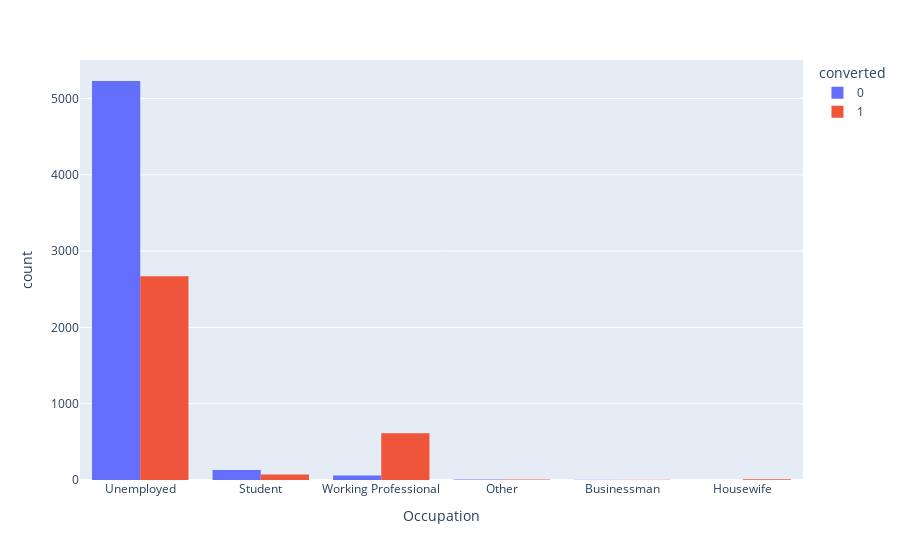

This figure's notebook cell:
### Markdown cell above
### Visualizing Occupation

### Code cell
# Visualizing count of Occupation based on Converted value
fig1=px.histogram(df, x='occupation', color='converted', barmode='group',hover_data=df.columns,labels={'occupation': 'Occupation'})
fig1.show()

### Figure 1 — Plotly figure (JSON) as saved in the notebook; plotly's stock layout.template omitted (floating-point values rounded to 4 significant figures; data arrays with more than 128 entries replaced by an {"elided": "..."} marker saying what was removed)
{"data": [{"alignmentgroup": "True", "bingroup": "x", "hovertemplate": "converted=0<br>Occupation=%{x}<br>count=%{y}<extra></extra>", "legendgroup": "0", "marker": {"color": "#636efa", "pattern": {"shape": ""}}, "name": "0", "offsetgroup": "0", "orientation": "v", "showlegend": true, "type": "histogram", "x": {"elided": "5427 str values"}, "xaxis": "x", "yaxis": "y"}, {"alignmentgroup": "True", "bingroup": "x", "hovertemplate": "converted=1<br>Occupation=%{x}<br>count=%{y}<extra></extra>", "legendgroup": "1", "marker": {"color": "#EF553B", "pattern": {"shape": ""}}, "name": "1", "offsetgroup": "1", "orientation": "v", "showlegend": true, "type": "histogram", "x": {"elided": "3377 str values"}, "xaxis": "x", "yaxis": "y"}], "layout": {"barmode": "group", "legend": {"title": {"text": "converted"}, "tracegroupgap": 0}, "margin": {"t": 60}, "xaxis": {"anchor": "y", "domain": [0, 1], "title": {"text": "Occupation"}}, "yaxis": {"anchor": "x", "domain": [0, 1], "title": {"text": "count"}}}}
